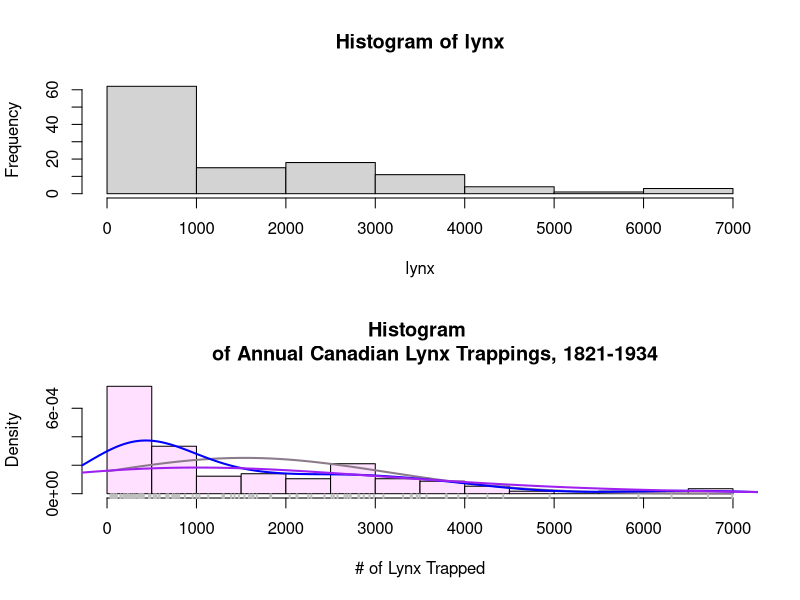

Here is the R script that generated this plot:
# File:   OverlayingPlots.R; Course: R: An Introduction (with RStudio)

# INSTALL AND LOAD PACKAGES ################################
library(datasets)  # Load/unload base packages manually

# LOAD DATA ################################################
# Annual Canadian Lynx trappings 1821-1934
?lynx
str(lynx)

# HISTOGRAM ################################################
par(mfrow = c(2, 1))
# Default
hist(lynx)
# Add some options
hist(lynx, breaks = 14, freq = FALSE, col = "thistle1", main = paste("Histogram 
     of Annual Canadian Lynx", "Trappings, 1821-1934"), xlab = "# of Lynx Trapped")
# Add a normal distribution
curve(dnorm(x, mean = mean(lynx), sd = sd(lynx)), col = "thistle4", lwd = 2, add = TRUE)
# Add two kernel density estimators
lines(density(lynx), col = "blue", lwd = 2)
lines(density(lynx, adjust = 3), col = "purple", lwd = 2)
# Add a rug plot
rug(lynx, lwd = 2, col = "gray")

# CLEAN UP #################################################
# Clear packages
detach("package:datasets", unload = TRUE)  # For base
# Clear plots
dev.off()  # But only if there IS a plot
# Clear console
cat("\014")  # ctrl+L
# Clear mind :)